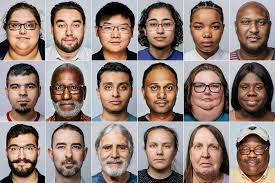
#> input picture assets/faces.jpeg, 275 x 183 px, found by its file name
$ jupyter execute --allow-errors 2_OpenCV_Functions_and_Convolution.ipynb   (shell and % lines are left out)   (older library calls are emulated)
#> lines starting #> are read from the running program, lines starting #| are printed output that depends on the picture
<a href="https://colab.research.google.com/github/batlab-art/Introductions/blob/master/Course/OpenCV/2_OpenCV_Functions_and_Convolution.ipynb" target="_parent"></a>

# Image stats and image processing
This notebook follows on from the fundamentals notebook.

This will introduce some simple stats, smoothing, and basic image processing.

But first let us include what we need to include and load up our test image.

<p>
 Estimated time needed: <strong>20 min</strong>
</p>

[cell 1]
# Download the test image and utils files
# these imports let you use opencv
import cv2 #opencv itself
import common #some useful opencv functions
import numpy as np # matrix manipulations

#the following are to do with this interactive notebook code
from matplotlib import pyplot as plt # this lets you draw inline pictures in the notebooks
import pylab # this allows you to control figure size
pylab.rcParams['figure.figsize'] = (10.0, 8.0) # this controls figure size in the notebook

input_image=cv2.imread('noidea.jpg')

## Basic manipulations

Rotate, flip...

[cell 2]
flipped_code_0=cv2.flip(input_image,0) # vertical flip
#> (the rest of this cell did not finish here and is left out)

[cell 3]
flipped_code_1=cv2.flip(input_image,1) # horizontal flip
#> (the rest of this cell did not finish here and is left out)

[cell 4]
transposed=cv2.transpose(input_image)
#> (the rest of this cell did not finish here and is left out)

## Stylization

#> (a cell that did not finish here is left out)

#> (a cell that did not finish here is left out)

## Minimum, maximum

To find the min or max of a matrix, you can use minMaxLoc. This takes a single channel image (it doesn't make much sense to take the max of a 3 channel image). So in the next code snippet you see a for loop, using python style image slicing, to look at each channel of the input image separately.

#> (a cell that did not finish here is left out)

## Arithmetic operations on images

OpenCV has a lot of functions for doing mathematics on images. Some of these have "analogous" numpy alternatives, but it is nearly always better to use the OpenCV version. The reason for this that OpenCV is designed to work on images and so handles overflow better (OpenCV add, for example, truncates to 255 if the datatype is image-like and 8 bit; Numpy's alternative wraps around).

Useful arithmetic operations include add and addWeighted, which combine two images that are the same size.

#> (a cell that did not finish here is left out)

#> (a cell that did not finish here is left out)

## Upload file 1
Run the code block and click **Choose Files** after uploading the file name will be saved to a variable named filename

[cell 10]
#@title
from google.colab import files

uploaded = files.upload()
#> the answer given: faces.jpeg
uploaded_file_name = ''

filename = next(iter(uploaded))
filename

### Use our frame code on the uploaded image

[cell 11]
input2_image=cv2.imread(filename)
#> input2_image is the input picture: shape (183, 275, 3); mean B, G, R 120.5, 128.7, 148.1
blank_image = np.zeros((input2_image.shape), np.uint8)
height, width, channels = input2_image.shape
#> height = 183; width = 275; channels = 3

f_count = 3

if width > height:
  stroke = height // 2 // f_count
#> stroke = 30
else:
  stroke = width // 2 // f_count

print(stroke)
#| 30

#> (the rest of this cell did not finish here and is left out)

## Upload file 2
Run the code block and click **Choose Files** after uploading the file name will be saved to a variable named filename2

[cell 12]
#@title
from google.colab import files

uploaded = files.upload()
#> the answer given: faces.jpeg
uploaded_file_name = ''

filename2 = next(iter(uploaded))
filename2

### Blend Images
the code loads both image, resizes the second image to fit to the first image dimensions, and then runs addWeighted to blend the images according to the opacity alpha parameter

[cell 13]
def loadAndBlendImage (file1, file2, alpha):
  # [load]
#> called with file1 = 'faces.jpeg', file2 = 'faces.jpeg', alpha = 0.5
    src1 = cv2.imread(file1)
    src2 = cv2.imread(file2)
  # [blend_images]
    row1,cols1, ch1 = src1.shape
#> row1 = 183; cols1 = 275; ch1 = 3

    src2Resized = cv2.resize(src2 , (cols1,row1)) # match src2 size to size1

    dst = cv2.addWeighted(src1, alpha, src2Resized, 1 - alpha ,44)
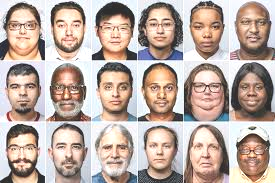
#> dst: shape (183, 275, 3); mean B, G, R 163.6, 172.2, 189.5
    return dst

result = loadAndBlendImage(filename,filename2,.5)
plt.imshow(cv2.cvtColor(result, cv2.COLOR_BGR2RGB))

### mix and burn images
**This will work best if your second image has a white background**

The function adds two files by masking the second image white values and adding it to the first image

[cell 14]
def mix_and_burn(file1,file2):
  # Load two images
#> called with file1 = 'faces.jpeg', file2 = 'faces.jpeg'
  img1 = cv2.imread(file1)
  img2 = cv2.imread(file2)

  # I want to put logo on top-left corner, So I create a ROI
  rows,cols,channels = img2.shape
#> rows = 183; cols = 275; channels = 3
  roi = img1[0:rows, 0:cols ]

  # Now create a mask of logo and create its inverse mask also
  img2gray = cv2.cvtColor(img2,cv2.COLOR_BGR2GRAY)
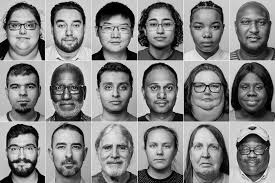
#> img2gray: shape (183, 275); min 0, max 254, mean 133.6
  ret, mask = cv2.threshold(img2gray, 10, 255, cv2.THRESH_BINARY)
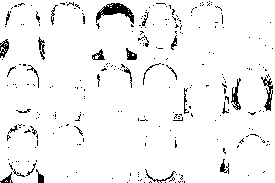
#> mask: shape (183, 275); 95.2% white; black in thin lines or dots
  mask_inv = cv2.bitwise_not(mask)
#> mask_inv: shape (183, 275); 4.8% white in thin lines or dots

  # Now black-out the area of logo in ROI
  img1_bg = cv2.bitwise_and(roi,roi,mask = mask_inv)

  # Take only region of logo from logo image.
  img2_fg = cv2.bitwise_and(img2,img2,mask = mask)

  # Put logo in ROI and modify the main image
  dst = cv2.add(img1_bg,img2_fg)
  img1[0:rows, 0:cols ] = dst

  return img1

result = mix_and_burn(filename,filename2)
plt.imshow(cv2.cvtColor(result, cv2.COLOR_BGR2RGB))
